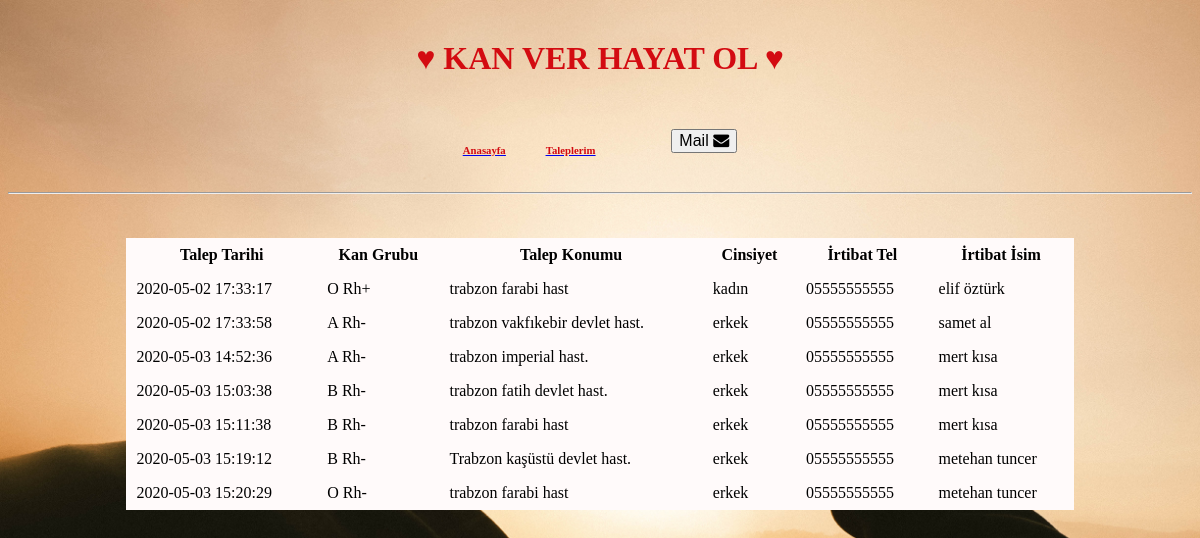
Screenshot of /kanbagisibys/datatablesadmin.php with the database file from the repository.
### tables this page shows
CREATE TABLE `talepler` (
  `talepid` int(11) NOT NULL,
  `talepadsoyad` varchar(100) NOT NULL,
  `talepcinsiyet` varchar(6) NOT NULL,
  `taleptelefon` varchar(12) NOT NULL,
  `talepkonum` text NOT NULL,
  `talepkangrubu` varchar(5) NOT NULL,
  `taleptarih` datetime NOT NULL DEFAULT current_timestamp(),
  `talepyazar` int(11) NOT NULL
);

### kanbagisibys/datatablesadmin.php (the view, shortened to what this page needs)
<?php
include('baglan.php');
$talepler = $db->query('SELECT * FROM talepler')->fetchAll(PDO::FETCH_ASSOC);
?>
<!DOCTYPE html>
<html lang="tr">
<head>
    <link rel="stylesheet" href="https://cdnjs.cloudflare.com/ajax/libs/font-awesome/4.7.0/css/font-awesome.min.css">
        <link rel="stylesheet" type="text/css" href="https://cdn.datatables.net/v/bs4-4.1.1/jq-3.3.1/jszip-2.5.0/dt-1.10.20/b-1.6.1/b-colvis-1.6.1/b-html5-1.6.1/b-print-1.6.1/datatables.min.css"/>
         <link rel="stylesheet" type="text/css" href="https://cdn.datatables.net/1.10.20/css/jquery.dataTables.min.css"/>
         <link rel="stylesheet" type="text/css" href="https://cdn.datatables.net/buttons/1.6.1/css/buttons.dataTables.min.css"/>
</head>
<body>
    <div>
    <h1 align="center"><font color="#d30b11" face="tahoma">&hearts; KAN VER HAYAT OL &hearts;</font></h1>
    <table id="anasayfa">
        <tr>
        <td>
        <br>
        <a href="admin.php"><u><h6 align="center"><font color="#d30b11" face="tahoma"><b>Anasayfa</b></font></h6></u></a>
        </td>
        <td>&emsp;&emsp;</td>
        <td>
        <br>
        <a href="datatableskisisel.php"><u><h6 align="center"><font color="#d30b11" face="tahoma"><b>Taleplerim</b></font></h6></u></a>
        </td>
        <td>&emsp;&emsp;</td><td>&emsp;&emsp;</td>
        <td>
        <a href="https://mail.google.com/mail/u/0/?view=cm&fs=1&tf=1&to&su"><button style="font-size:16px" name="mail">Mail <i class="fa fa-envelope"></i></button></a>
        </td>
        </tr>
    </table>
    </div>
        <hr><br><br>
        <table id="table" class="table table-bordered">
            <thread>
                <tr>
                    <th>Talep Tarihi</th>
                    <th>Kan Grubu</th>
                    <th>Talep Konumu</th>
                    <th>Cinsiyet</th>
                    <th>İrtibat Tel</th>
                    <th>İrtibat İsim</th>
                </tr>
            </thread>
            <tbody>
                <?php foreach($talepler as  $talep): ?>
                <tr>
                    <td><?= $talep['taleptarih'] ?></td>
                    <td><?= $talep['talepkangrubu'] ?></td>
                    <td><?= $talep['talepkonum'] ?></td>
                    <td><?= $talep['talepcinsiyet'] ?></td>
                    <td><?= $talep['taleptelefon'] ?></td>
                    <td><?= $talep['talepadsoyad'] ?></td>
                </tr>
                <?php endforeach; ?>
            </tbody>
        </table>
</body>
</html>

### kanbagisibys/datatablesadmin.php (style rules this page uses)
#table { background-color: #FFFAFA; width: 80%; margin-left:auto; margin-right:auto; }
h1 { margin-top:40px; }
body { background-image: url(gorseller/slider2.jpg); background-repeat:no-repeat; background-size: cover; }
#anasayfa { margin-left:auto; margin-right:auto; }

### rows the page displays
talepler: taleptarih "2020-05-02 17:33:17", talepkangrubu "O Rh+", talepkonum "trabzon farabi hast", talepcinsiyet "kadın", taleptelefon "05555555555", talepadsoyad "elif öztürk"
talepler: taleptarih "2020-05-02 17:33:58", talepkangrubu "A Rh-", talepkonum "trabzon vakfıkebir devlet hast.", talepcinsiyet "erkek", taleptelefon "05555555555", talepadsoyad "samet al"
talepler: taleptarih "2020-05-03 14:52:36", talepkangrubu "A Rh-", talepkonum "trabzon imperial hast.", talepcinsiyet "erkek", taleptelefon "05555555555", talepadsoyad "mert kısa"
talepler: taleptarih "2020-05-03 15:03:38", talepkangrubu "B Rh-", talepkonum "trabzon fatih devlet hast.", talepcinsiyet "erkek", taleptelefon "05555555555", talepadsoyad "mert kısa"
talepler: taleptarih "2020-05-03 15:11:38", talepkangrubu "B Rh-", talepkonum "trabzon farabi hast", talepcinsiyet "erkek", taleptelefon "05555555555", talepadsoyad "mert kısa"
talepler: taleptarih "2020-05-03 15:19:12", talepkangrubu "B Rh-", talepkonum "Trabzon kaşüstü devlet hast.", talepcinsiyet "erkek", taleptelefon "05555555555", talepadsoyad "metehan tuncer"
talepler: taleptarih "2020-05-03 15:20:29", talepkangrubu "O Rh-", talepkonum "trabzon farabi hast", talepcinsiyet "erkek", taleptelefon "05555555555", talepadsoyad "metehan tuncer"
